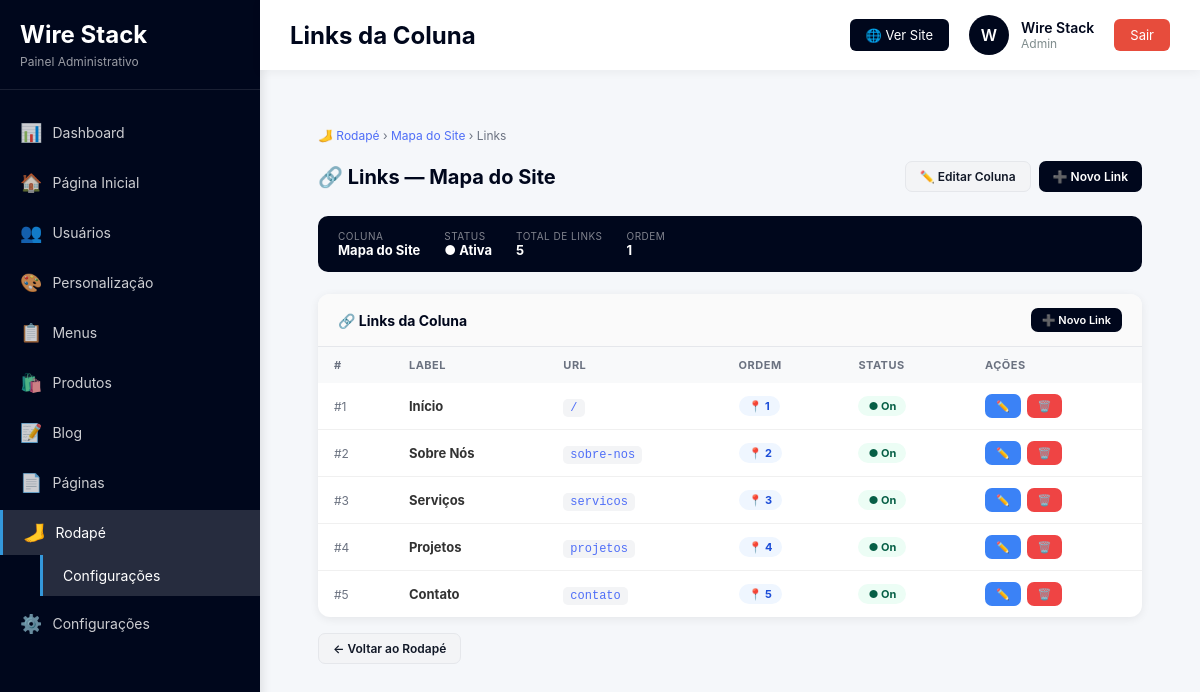
The app's page /admin/rodape/links/index.php?coluna_id=1 (signed in) with its own data.
### tables this page shows
CREATE TABLE IF NOT EXISTS `rodape_colunas` (
  `id` int UNSIGNED NOT NULL AUTO_INCREMENT,
  `titulo` varchar(120) NOT NULL,
  `ordem` smallint NOT NULL DEFAULT '0',
  `ativo` tinyint(1) NOT NULL DEFAULT '1',
  `created_at` datetime NOT NULL DEFAULT CURRENT_TIMESTAMP,
  `updated_at` datetime NOT NULL DEFAULT CURRENT_TIMESTAMP ON UPDATE CURRENT_TIMESTAMP,
  PRIMARY KEY (`id`),
  KEY `idx_ordem` (`ordem`),
  KEY `idx_ativo` (`ativo`)
);

CREATE TABLE IF NOT EXISTS `rodape_links` (
  `id` int UNSIGNED NOT NULL AUTO_INCREMENT,
  `coluna_id` int UNSIGNED NOT NULL,
  `label` varchar(150) NOT NULL,
  `url` varchar(500) NOT NULL,
  `target` enum('_self','_blank') NOT NULL DEFAULT '_self',
  `ordem` smallint NOT NULL DEFAULT '0',
  `ativo` tinyint(1) NOT NULL DEFAULT '1',
  `created_at` datetime NOT NULL DEFAULT CURRENT_TIMESTAMP,
  `updated_at` datetime NOT NULL DEFAULT CURRENT_TIMESTAMP ON UPDATE CURRENT_TIMESTAMP,
  PRIMARY KEY (`id`),
  KEY `idx_coluna` (`coluna_id`),
  KEY `idx_ordem` (`ordem`),
  KEY `idx_ativo` (`ativo`)
);

### admin/rodape/links/index.php (the view, shortened to what this page needs)
<?php
$db        = getDB();
$coluna_id = (int)($_GET['coluna_id'] ?? 0);
$stmt = $db->prepare("SELECT * FROM rodape_colunas WHERE id=?");
$stmt->execute([$coluna_id]);
$coluna = $stmt->fetch();
$links = $db->prepare("SELECT * FROM rodape_links WHERE coluna_id=? ORDER BY ordem ASC");
$links->execute([$coluna_id]);
$links = $links->fetchAll();
include __DIR__ . '/../../includes/header.php';
include __DIR__ . '/../../includes/sidebar.php';
?>
<main class="content">
<div class="wrap">
    <div class="breadcrumb">
        <a href="<?= BASE_URL ?>/admin/rodape/index.php">🦶 Rodapé</a> ›
        <a href="<?= BASE_URL ?>/admin/rodape/colunas/editar.php?id=<?= $coluna['id'] ?>"><?= htmlspecialchars($coluna['titulo']) ?></a> ›
        Links
    </div>
    <div class="pg-header">
        <h2>🔗 Links — <?= htmlspecialchars($coluna['titulo']) ?></h2>
        <div class="pg-actions">
            <a href="<?= BASE_URL ?>/admin/rodape/colunas/editar.php?id=<?= $coluna['id'] ?>" class="btn btn-ghost">✏️ Editar Coluna</a>
            <a href="<?= BASE_URL ?>/admin/rodape/links/criar.php?coluna_id=<?= $coluna['id'] ?>" class="btn btn-dark">➕ Novo Link</a>
        </div>
    </div>
    <div class="col-info">
        <div><div class="ci-label">Coluna</div><div class="ci-val"><?= htmlspecialchars($coluna['titulo']) ?></div></div>
        <div><div class="ci-label">Status</div><div class="ci-val"><?= $coluna['ativo'] ? '● Ativa' : '● Inativa' ?></div></div>
        <div><div class="ci-label">Total de Links</div><div class="ci-val"><?= count($links) ?></div></div>
        <div><div class="ci-label">Ordem</div><div class="ci-val"><?= $coluna['ordem'] ?></div></div>
    </div>
    <div class="tcard">
        <div class="card-hd">
            <h3>🔗 Links da Coluna</h3>
            <a href="<?= BASE_URL ?>/admin/rodape/links/criar.php?coluna_id=<?= $coluna['id'] ?>" class="btn btn-dark btn-sm">➕ Novo Link</a>
        </div>
        <?php if ($links): ?>
        <table>
            <thead>
                <tr>
                    <th>#</th>
                    <th>Label</th>
                    <th>URL</th>
                    <th>Ordem</th>
                    <th>Status</th>
                    <th>Ações</th>
                </tr>
            </thead>
            <tbody>
            <?php foreach ($links as $link): ?>
            <tr>
                <td style="color:var(--muted);font-size:12px">#<?= $link['id'] ?></td>
                <td><strong><?= htmlspecialchars($link['label']) ?></strong></td>
                <td><code><?= htmlspecialchars(mb_substr($link['url'], 0, 45)) ?><?= strlen($link['url']) > 45 ? '…' : '' ?></code></td>
                <td><span class="badge badge-blue">📍 <?= $link['ordem'] ?></span></td>
                <td><span class="badge badge-<?= $link['ativo'] ? 'on' : 'off' ?>"><?= $link['ativo'] ? '● On' : '● Off' ?></span></td>
                <td>
                    <div class="acts">
                        <a href="<?= BASE_URL ?>/admin/rodape/links/editar.php?id=<?= $link['id'] ?>" class="btn btn-blue btn-sm">✏️</a>
                        <a href="<?= BASE_URL ?>/admin/rodape/links/deletar.php?id=<?= $link['id'] ?>&coluna_id=<?= $coluna['id'] ?>" class="btn btn-red btn-sm" onclick="return confirm('Remover este link?')">🗑️</a>
                    </div>
                </td>
            </tr>
            <?php endforeach; ?>
            </tbody>
        </table>
        <?php endif; ?>
    </div>
    <div style="margin-top:16px">
        <a href="<?= BASE_URL ?>/admin/rodape/index.php" class="btn btn-ghost">← Voltar ao Rodapé</a>
    </div>
</div>
</main>
<?php include __DIR__ . '/../../includes/footer.php'; ?>

### admin/assets/css/dashboard.css (style rules this page uses)
* { margin: 0; padding: 0; box-sizing: border-box; }
body { font-family: -apple-system, BlinkMacSystemFont, 'Segoe UI', Roboto, Oxygen, Ubuntu, Cantarell, sans-serif; background: #f5f7fa; color: #333; }
.content { margin-left: 260px; margin-top: 70px; padding: 30px; min-height: calc(100vh - 70px); }
.btn { display: inline-block; padding: 12px 24px; background: #00071c; color: white; text-decoration: none; border-radius: 8px; font-weight: 600; font-size: 14px; transition: all 0.3s; border: none; cursor: pointer; }

### admin/rodape/links/index.php (style rules this page uses)
:root { --brand:#00071c;--accent:#4f6ef7;--accent-s:rgba(79,110,247,.1);--ok:#10b981;--err:#ef4444;--border:#e5e7eb;--bg:#f4f6fb;--card:#fff;--text:#111827;--muted:#6b7280;--r:12px;--sh:0 2px 10px rgba(0,0,0,.07) }
.wrap { padding:28px }
.pg-header { display:flex;justify-content:space-between;align-items:center;margin-bottom:24px;flex-wrap:wrap;gap:12px }
.pg-header h2 { font-size:20px;font-weight:700;color:var(--brand) }
.pg-actions { display:flex;gap:8px;flex-wrap:wrap }
.breadcrumb { font-size:12px;color:var(--muted);margin-bottom:18px }
.breadcrumb a { color:var(--accent);text-decoration:none }
.tcard { background:var(--card);border-radius:var(--r);box-shadow:var(--sh);overflow:hidden }
.card-hd { display:flex;justify-content:space-between;align-items:center;padding:14px 20px;border-bottom:1px solid var(--border);background:#fafafa }
.card-hd h3 { font-size:14px;font-weight:700;color:var(--brand) }
table { width:100%;border-collapse:collapse }
thead { background:#f8f9fa }
th { padding:11px 16px;text-align:left;font-size:11px;font-weight:700;color:var(--muted);text-transform:uppercase;letter-spacing:.5px;white-space:nowrap }
td { padding:11px 16px;border-bottom:1px solid #f0f0f0;font-size:13px;vertical-align:middle }
tbody tr:last-child td { border-bottom:none }
.badge { display:inline-flex;align-items:center;padding:3px 10px;border-radius:20px;font-size:11px;font-weight:700 }
.badge-on { background:#ecfdf5;color:#065f46 }
.badge-blue { background:#eff6ff;color:#1d4ed8 }
code { background:#f3f4f6;padding:2px 7px;border-radius:5px;font-size:12px;color:var(--accent);font-family:monospace }
.acts { display:flex;gap:6px }
.btn { display:inline-flex;align-items:center;gap:5px;padding:7px 14px;border:none;border-radius:7px;font-size:12px;font-weight:600;cursor:pointer;text-decoration:none;transition:all .18s }
.btn-dark { background:var(--brand);color:#fff }
.btn-blue { background:#3b82f6;color:#fff }
.btn-red { background:var(--err);color:#fff }
.btn-ghost { background:#f3f4f6;color:var(--text);border:1px solid var(--border) }
.btn-sm { padding:5px 11px;font-size:11px }
.col-info { background:var(--brand);border-radius:10px;padding:14px 20px;display:flex;align-items:center;gap:24px;margin-bottom:22px }
.ci-label { font-size:10px;color:rgba(255,255,255,.5);text-transform:uppercase;letter-spacing:.5px }
.ci-val { font-size:13px;font-weight:700;color:#fff }

### records on screen
rodape_colunas: titulo "Mapa do Site", ordem "1"
rodape_links: id "1", label "Início", url "/", ordem "1", ativo "● On"
rodape_links: id "2", label "Sobre Nós", url "sobre-nos", ordem "2", ativo "● On"
rodape_links: id "3", label "Serviços", url "servicos", ordem "3", ativo "● On"
rodape_links: id "4", label "Projetos", url "projetos", ordem "4", ativo "● On"
rodape_links: id "5", label "Contato", url "contato", ordem "5", ativo "● On"

### other values on screen
$page_title "Links da Coluna"
substr($user_name, 0, 1) "W"
$user_name "Wire Stack"
$user_role "Admin"
count($links) "5"
